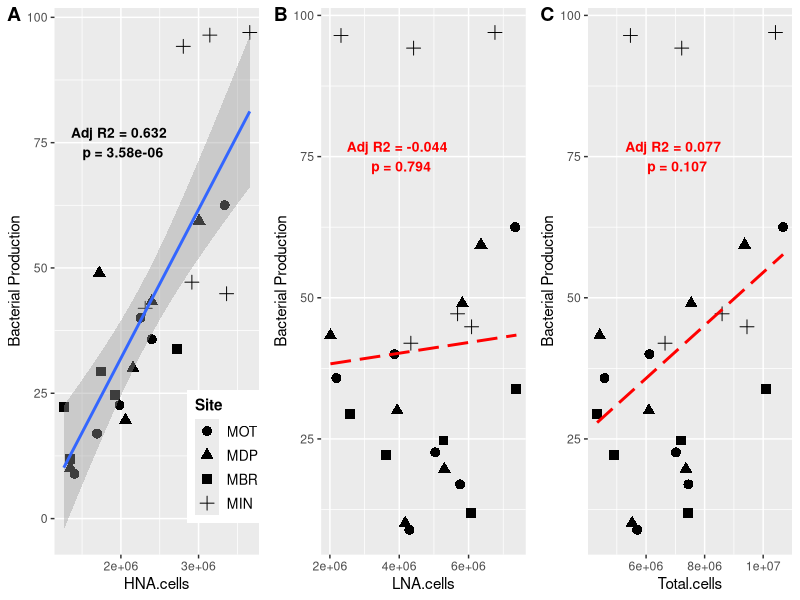

R code for this plot:
# March 4th, 2017 
# Marian L Schmidt 

# Load libraries
library(dplyr)
library(ggplot2)
library(cowplot)

# Read in the data 
raw_data <- read.table(file="data/Chloroplasts_removed/nochloro_HNA_LNA.tsv", header = TRUE)  %>%
  # Create matching column to go with Muskegon productivity data
  mutate(norep_filter_name = paste(substr(Sample_16S,1,4), substr(Sample_16S,6,9), sep = "")) %>%
  arrange(norep_filter_name)

# Subset out only the Muskegon and Surface samples 
muskegon_data <- raw_data %>%
  dplyr::filter(Lake == "Muskegon" & Depth == "Surface") %>%
  dplyr::select(norep_filter_name)


# Load in the productivity data
production <- read.csv(file="data/production_data.csv", header = TRUE) %>%    
  dplyr::filter(fraction == "Free" & limnion == "Surface") %>%                         # Select only rows that are free-living
  dplyr::select(names, tot_bacprod, SD_tot_bacprod) %>%         # Select relevant columns for total productivity
  mutate(tot_bacprod = round(tot_bacprod, digits = 2),          # Round to 2 decimals
         SD_tot_bacprod = round(SD_tot_bacprod, digits = 2) ) %>%      
  dplyr::rename(norep_filter_name = names) %>%                  # Rename to match other data frame
  arrange(norep_filter_name)

# Stop if the names do not match
stopifnot(muskegon_data$norep_filter_name == production$norep_filter_name)

# Combine the two muskegon data frames into one
combined_data <- left_join(muskegon_data, production, by = "norep_filter_name")

# Merge the combined data back into the original data frame (data)
data <- left_join(raw_data, combined_data, by = "norep_filter_name")

# Write out the file 
#write.table(data, file="data/Chloroplasts_removed/productivity_data.tsv", row.names=TRUE)




####################################################################################
####################################################################################
########################  Analysis of HNA/LNA/Total Cells vs Total Productivity
muskegon <- dplyr::filter(data, Lake == "Muskegon" & Depth == "Surface") %>%
  mutate(Site = factor(Site, levels = c("MOT", "MDP", "MBR", "MIN"))) 


lm_HNA <- lm(tot_bacprod ~ HNA.cells, data = muskegon)

HNA_vs_prod <- ggplot(muskegon, aes(x = HNA.cells, y = tot_bacprod)) + 
  geom_point(size = 3, aes(shape = Site)) + 
  geom_smooth(method = "lm") + 
  ylab("Bacterial Production") +
  annotate("text", x = 2e+06, y=75, color = "black", fontface = "bold", size = 3.5,
           label = paste("Adj R2 =", round(summary(lm_HNA)$adj.r.squared, digits = 3), "\n", 
                         "p =", round(unname(summary(lm_HNA)$coefficients[,4][2]), digits = 8)))

lm_LNA <- lm(tot_bacprod ~ LNA.cells, data = muskegon)

LNA_vs_prod <- ggplot(muskegon, aes(x = LNA.cells, y = tot_bacprod)) + 
  geom_point(size = 3, aes(shape = Site)) + 
  ylab("Bacterial Production") +
  geom_smooth(method = "lm", se = FALSE, linetype = "longdash", color = "red") + 
  annotate("text", x = 4e+06, y=75, color = "red", fontface = "bold", size = 3.5,
           label = paste("Adj R2 =", round(summary(lm_LNA)$adj.r.squared, digits = 3), "\n", 
                         "p =", round(unname(summary(lm_LNA)$coefficients[,4][2]), digits = 3)))

lm_total <- lm(tot_bacprod ~ Total.cells, data = muskegon)

Total_vs_prod <- ggplot(muskegon, aes(x = Total.cells, y = tot_bacprod)) + 
  geom_point(size = 3, aes(shape = Site)) + 
  ylab("Bacterial Production") +
  geom_smooth(method = "lm", se = FALSE, linetype = "longdash", color = "red") + 
  annotate("text", x = 7e+06, y=75, color = "red", fontface = "bold", size = 3.5,
           label = paste("Adj R2 =", round(summary(lm_total)$adj.r.squared, digits = 3), "\n", 
                         "p =", round(unname(summary(lm_total)$coefficients[,4][2]), digits = 3)))

# Put all three plots together into one 
totprod_plots <- plot_grid(HNA_vs_prod + theme(legend.position = c(0.84, 0.18),
                              legend.text = element_text(size = 10),
                              legend.title = element_text(size = 11, face = "bold")), 
          LNA_vs_prod + theme(legend.position = "none"), 
          Total_vs_prod + theme(legend.position = "none"),
          labels = c("A", "B", "C"), 
          ncol = 3)

# Save the plot to a file to call in the README
ggsave(plot = totprod_plots, 
       filename = "data/Chloroplasts_removed/HNA_vs_productivity.png", 
       width = 10, height = 4, units = "in", dpi = 500)
